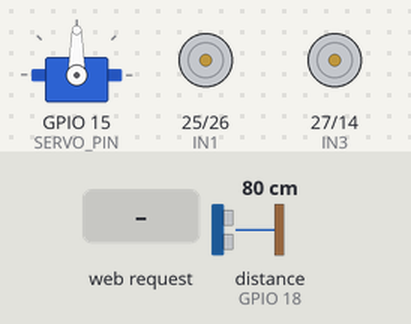
This sketch was run on a simulated ESP32. On the bench: servo, motor-driver pin pairs drawn as motors (green arrow = first pin HIGH = forward, orange = second pin HIGH = backward, longer = more drive). The inputs (shaded band) are chosen by the test bench; at power-on: distance to the obstacle (sensor on GPIO 18) 80 cm. The echo pulse lasts 58.3 µs per cm; what the sketch prints to the serial monitor is not drawn.

Above: at 1.2 s.
1.3 s: HTTP request GET /servo received
At 1.5 s:
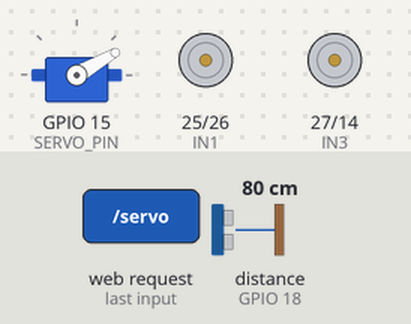
4.0 s: HTTP request GET /auto received
At 5.2 s:
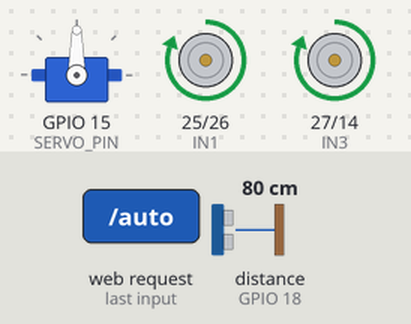
5.5 s: HTTP request GET /cmd?m=B received
At 6.0 s:
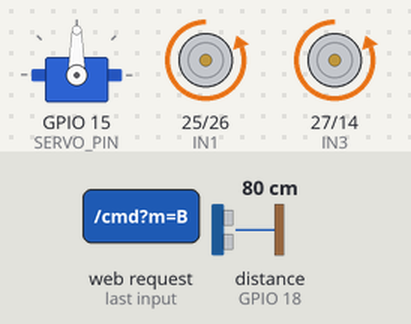
7.7 s: HTTP request GET /cmd?m=L received
At 8.0 s:
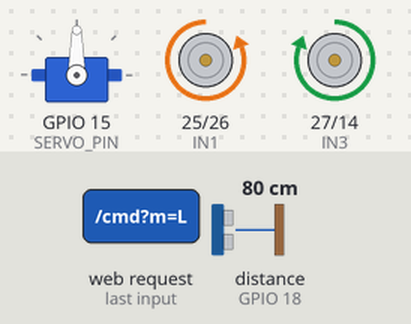
9.9 s: HTTP request GET /auto?m=S received
At 11.1 s:
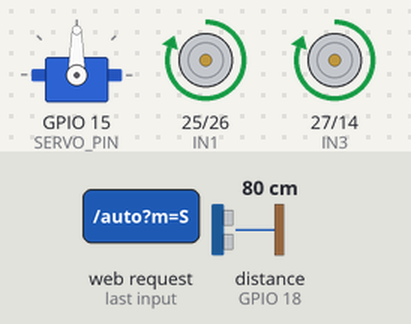
11.4 s: distance to the obstacle (sensor on GPIO 18) set to 28 cm
12.9 s: distance to the obstacle (sensor on GPIO 18) set to 23 cm
At 13.3 s:
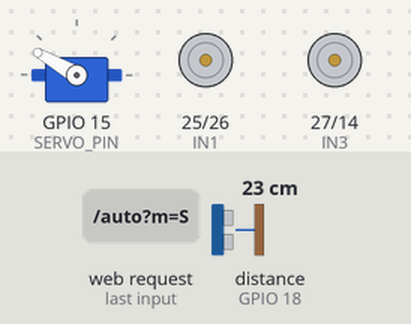
Timing chart, 0 to 16.9 s (numbered marks = the images above; inputs shaded):
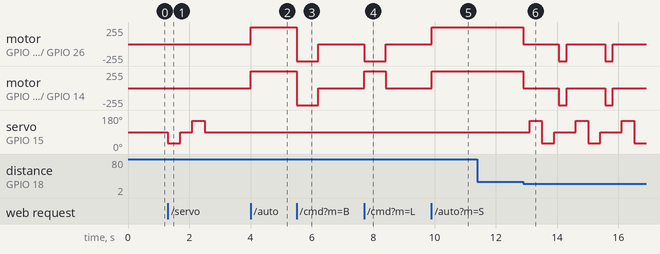

The sketch:

carrinho_walle.ino
```cpp
#include <WiFi.h>
#include <WebServer.h>
#include <ESP32Servo.h>

// ===== REDE WI-FI DO WALL-E =====
const char* ssid = "WALL-E";
const char* password = "wallE123";

WebServer server(80);

// ===== HC-SR04 =====
const int TRIG_PIN = 5;
const int ECHO_PIN = 18;

// ===== SERVO SG90 =====
const int SERVO_PIN = 15;
Servo sensorServo;

// ===== L298N =====
const int IN1 = 25;
const int IN2 = 26;
const int IN3 = 27;
const int IN4 = 14;

// ===== CONFIGURACOES =====
const float DISTANCIA_OBSTACULO = 25.0;

bool modoAutomatico = false;
unsigned long ultimoComando = 0;
const unsigned long TEMPO_SEGURANCA = 700;

String pagina = R"rawliteral(
<!DOCTYPE html>
<html lang="pt-BR">
<head>
<meta charset="UTF-8">
<meta name="viewport" content="width=device-width, initial-scale=1">
<title>WALL-E Control</title>
<style>
body {
  font-family: Arial, sans-serif;
  text-align: center;
  background: #18212b;
  color: white;
  margin: 0;
  padding: 20px;
}
h1 { color: #ffc928; }
button {
  border: 0;
  border-radius: 16px;
  padding: 20px;
  font-size: 18px;
  font-weight: bold;
  background: #ffc928;
  color: #18212b;
  touch-action: none;
  user-select: none;
}
.dir {
  width: 95px;
  height: 75px;
  font-size: 28px;
}
.stop { background: #ff5959; color: white; }
.auto { background: #63d69a; }
.tools { margin: 12px 4px; padding: 14px; }
.grid {
  display: grid;
  grid-template-columns: 100px 100px 100px;
  gap: 10px;
  justify-content: center;
  margin: 25px auto;
}
#status, #distancia {
  margin: 15px;
  padding: 12px;
  background: #293746;
  border-radius: 10px;
}
</style>
</head>
<body>
<h1>🤖 WALL-E</h1>
<p>Controle do carrinho</p>

<div id="status">Modo manual</div>


<div class="grid">
  <!-- Em cima: DIREITA -->
  <div></div>
  <button class="dir"
    onpointerdown="startMove('R',event)"
    onpointerup="stopMove(event)"
    onpointercancel="stopMove(event)"
    onpointerleave="stopMove(event)">⬆️</button>
  <div></div>

  <!-- Esquerda: RÉ -->
  <button class="dir"
    onpointerdown="startMove('B',event)"
    onpointerup="stopMove(event)"
    onpointercancel="stopMove(event)"
    onpointerleave="stopMove(event)">⬅️</button>

  <!-- Centro: PARAR -->
  <button class="dir stop"
    onpointerdown="stopMove(event)">■</button>

  <!-- Direita: FRENTE -->
  <button class="dir"
    onpointerdown="startMove('F',event)"
    onpointerup="stopMove(event)"
    onpointercancel="stopMove(event)"
    onpointerleave="stopMove(event)">➡️</button>

  <!-- Embaixo: ESQUERDA -->
  <div></div>
  <button class="dir"
    onpointerdown="startMove('L',event)"
    onpointerup="stopMove(event)"
    onpointercancel="stopMove(event)"
    onpointerleave="stopMove(event)">⬇️</button>
  <div></div>
</div>

<button class="tools auto" onclick="toggleAuto()">
  Ligar / desligar automático
</button>
<br>
<button class="tools" onclick="testServo()">Testar servo</button>
<button class="tools" onclick="getDistance()">Medir distância</button>

<div id="distancia">Distância: aguardando leitura</div>

<script>
let movimento = null;
let repeticao = null;

function enviar(comando) {
  fetch('/cmd?m=' + comando).catch(() => {});
}

function startMove(comando, event) {
  if (event) event.preventDefault();
  clearInterval(repeticao);
  movimento = comando;
  enviar(comando);
  repeticao = setInterval(() => enviar(comando), 250);
}

function stopMove(event) {
  if (event) event.preventDefault();
  clearInterval(repeticao);
  repeticao = null;
  movimento = null;
  enviar('S');
}

function toggleAuto() {
  clearInterval(repeticao);
  movimento = null;
  fetch('/auto')
    .then(r => r.text())
    .then(t => document.getElementById('status').innerText = t)
    .catch(() => {});
}

function testServo() {
  fetch('/servo').catch(() => {});
}

function getDistance() {
  fetch('/dist')
    .then(r => r.text())
    .then(t => document.getElementById('distancia').innerText =
      'Distância: ' + t)
    .catch(() => {});
}

window.addEventListener('blur', stopMove);
document.addEventListener('visibilitychange', () => {
  if (document.hidden) stopMove();
});
</script>
</body>
</html>
)rawliteral";

// ===== MOTORES =====
void pararMotores() {
  digitalWrite(IN1, LOW);
  digitalWrite(IN2, LOW);
  digitalWrite(IN3, LOW);
  digitalWrite(IN4, LOW);
}

void frente() {
  digitalWrite(IN1, HIGH);
  digitalWrite(IN2, LOW);
  digitalWrite(IN3, HIGH);
  digitalWrite(IN4, LOW);
}

void re() {
  digitalWrite(IN1, LOW);
  digitalWrite(IN2, HIGH);
  digitalWrite(IN3, LOW);
  digitalWrite(IN4, HIGH);
}

void esquerda() {
  digitalWrite(IN1, LOW);
  digitalWrite(IN2, HIGH);
  digitalWrite(IN3, HIGH);
  digitalWrite(IN4, LOW);
}

void direita() {
  digitalWrite(IN1, HIGH);
  digitalWrite(IN2, LOW);
  digitalWrite(IN3, LOW);
  digitalWrite(IN4, HIGH);
}

// ===== SENSOR =====
float medirDistancia() {
  digitalWrite(TRIG_PIN, LOW);
  delayMicroseconds(3);
  digitalWrite(TRIG_PIN, HIGH);
  delayMicroseconds(10);
  digitalWrite(TRIG_PIN, LOW);

  unsigned long duracao = pulseIn(ECHO_PIN, HIGH, 30000);

  if (duracao == 0) return -1;

  return duracao * 0.0343 / 2.0;
}

// ===== PAGINA E COMANDOS =====
void handleRoot() {
  server.send(200, "text/html; charset=utf-8", pagina);
}

void handleCommand() {
  if (!server.hasArg("m")) {
    server.send(400, "text/plain", "Comando ausente");
    return;
  }

  String comando = server.arg("m");

  if (comando == "S") {
    modoAutomatico = false;
    pararMotores();
    ultimoComando = millis();
    server.send(200, "text/plain", "Parado");
    return;
  }

  modoAutomatico = false;
  ultimoComando = millis();

  if (comando == "F") frente();
  else if (comando == "B") re();
  else if (comando == "L") esquerda();
  else if (comando == "R") direita();
  else {
    pararMotores();
    server.send(400, "text/plain", "Comando invalido");
    return;
  }

  server.send(200, "text/plain", "OK");
}

void handleAuto() {
  pararMotores();
  modoAutomatico = !modoAutomatico;

  if (modoAutomatico) {
    ultimoComando = millis();
    server.send(200, "text/plain",
                "Modo automatico ligado");
  } else {
    server.send(200, "text/plain",
                "Modo automatico desligado");
  }
}

void handleServo() {
  modoAutomatico = false;
  pararMotores();

  sensorServo.write(30);
  delay(400);
  sensorServo.write(90);
  delay(400);
  sensorServo.write(150);
  delay(400);
  sensorServo.write(90);

  server.send(200, "text/plain", "Servo testado");
}

void handleDistance() {
  float d = medirDistancia();

  if (d < 0) {
    server.send(200, "text/plain",
                "SEM ECO - verifique sensor e fios");
  } else {
    server.send(200, "text/plain",
                String(d, 1) + " cm");
  }
}

// ===== DESVIO AUTOMATICO BASICO =====
void modoDesvio() {
  float centro = medirDistancia();

  if (centro < 0) {
    pararMotores();
    return;
  }

  if (centro > DISTANCIA_OBSTACULO) {
    frente();
    return;
  }

  pararMotores();
  delay(200);

  sensorServo.write(150);
  delay(400);
  float esquerdaDist = medirDistancia();

  sensorServo.write(30);
  delay(400);
  float direitaDist = medirDistancia();

  sensorServo.write(90);
  delay(150);

  if (esquerdaDist < 0 || direitaDist < 0) {
    pararMotores();
    return;
  }

  re();
  delay(250);
  pararMotores();
  delay(100);

  if (esquerdaDist > direitaDist &&
      esquerdaDist > DISTANCIA_OBSTACULO) {
    esquerda();
    delay(350);
  } else if (direitaDist > DISTANCIA_OBSTACULO) {
    direita();
    delay(350);
  }

  pararMotores();
}

// ===== INICIALIZACAO =====
void setup() {
  Serial.begin(115200);

  pinMode(TRIG_PIN, OUTPUT);
  pinMode(ECHO_PIN, INPUT);

  pinMode(IN1, OUTPUT);
  pinMode(IN2, OUTPUT);
  pinMode(IN3, OUTPUT);
  pinMode(IN4, OUTPUT);

  pararMotores();
  digitalWrite(TRIG_PIN, LOW);

  sensorServo.setPeriodHertz(50);
  sensorServo.attach(SERVO_PIN, 500, 2400);
  sensorServo.write(90);

  WiFi.mode(WIFI_AP);
  WiFi.softAP(ssid, password);

  server.on("/", handleRoot);
  server.on("/cmd", handleCommand);
  server.on("/auto", handleAuto);
  server.on("/servo", handleServo);
  server.on("/dist", handleDistance);
  server.begin();

  Serial.println();
  Serial.println("=== WALL-E WEB ===");
  Serial.print("Wi-Fi: ");
  Serial.println(ssid);
  Serial.print("Senha: ");
  Serial.println(password);
  Serial.print("Acesse: http://");
  Serial.println(WiFi.softAPIP());
  Serial.println("Motores iniciam parados.");
}

void loop() {
  server.handleClient();

  if (modoAutomatico) {
    modoDesvio();
    server.handleClient();
  } else {
    if (millis() - ultimoComando > TEMPO_SEGURANCA) {
      pararMotores();
    }
  }
}
```

Measured:
- the behaviour switches between 26 and 25 cm on distance to the obstacle (sensor on GPIO 18) (found by bisection; images 5 and 6)
- after the input at 1.3 s, servo on GPIO 15 (SERVO_PIN): 90° → 30° at once, → 90° 0.40 s later, → 150° 0.40 s later, → 90° 0.40 s later
- after the input at 4.0 s, motor on GPIO 25 (IN1) / GPIO 26 (IN2), motor on GPIO 27 (IN3) / GPIO 14 (IN4): stopped → forward 255/255 at once
- after the input at 5.5 s, motor on GPIO 25 (IN1) / GPIO 26 (IN2), motor on GPIO 27 (IN3) / GPIO 14 (IN4): forward 255/255 → backward 255/255 at once, → stopped 0.70 s later
- after the input at 7.7 s, motor on GPIO 25 (IN1) / GPIO 26 (IN2): stopped → backward 255/255 at once, → stopped 0.70 s later; motor on GPIO 27 (IN3) / GPIO 14 (IN4): stopped → forward 255/255 at once, → stopped 0.70 s later
- after the input at 9.9 s, motor on GPIO 25 (IN1) / GPIO 26 (IN2), motor on GPIO 27 (IN3) / GPIO 14 (IN4): stopped → forward 255/255 at once
- after the input at 11.4 s, every drawn part: stays the same
- after the input at 12.9 s, motor on GPIO 25 (IN1) / GPIO 26 (IN2), motor on GPIO 27 (IN3) / GPIO 14 (IN4): alternates backward 255/255 for 0.25 s and stopped for 1.2 s, starting at once; servo on GPIO 15 (SERVO_PIN): 90° → 150° after 0.20 s, then repeats every 1.5 s: 30° 0.40 s, 90° 0.70 s, 150° 0.40 s
